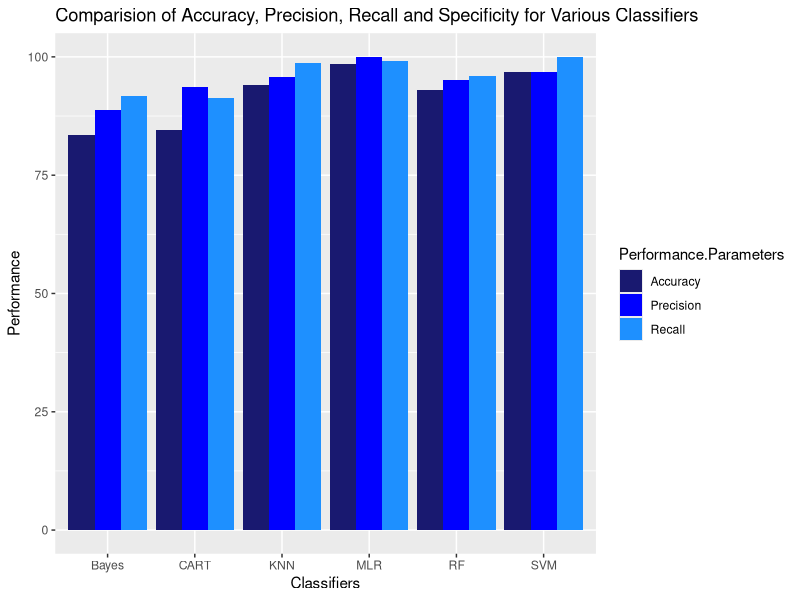
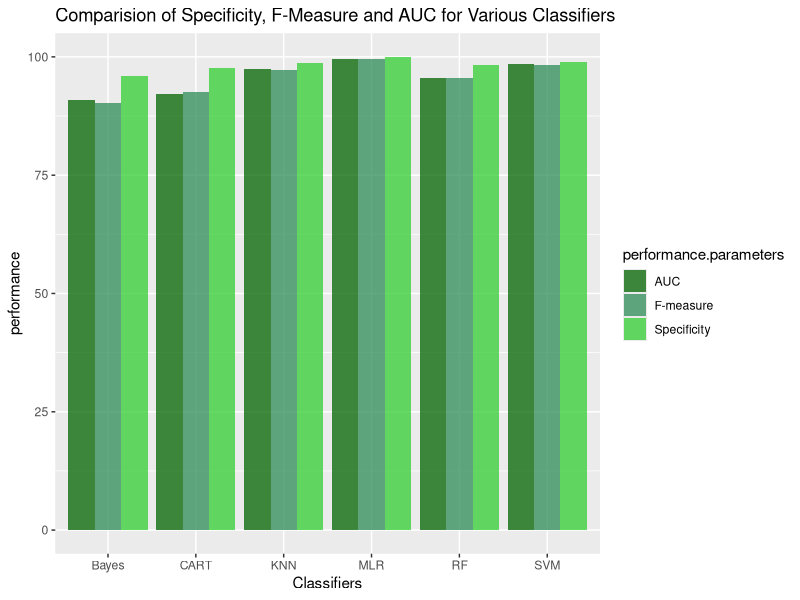

R code for these plots, in order:
library(ggplot2)
data<-read.csv("Feature_Selection_Using_Boruta.csv")
gr<-ggplot(data, aes(x = Classifiers, y = Performance, fill = Performance.Parameters)) + geom_col(position = position_dodge()) + scale_fill_manual(values = c("#191970", "#0000FF", "#1E90FF", "#87CEFA" )) + ggtitle("Comparision of Accuracy, Precision, Recall and Specificity for Various Classifiers")
print(gr)

gr1<-ggplot(data, aes(x = Classifiers, y = performance, fill = performance.parameters)) + geom_col(position = position_dodge(), alpha = 0.75) + scale_fill_manual(values = c("#006400", "#2E8B57", "#32CD32", "#98FB98" )) + ggtitle("Comparision of Specificity, F-Measure and AUC for Various Classifiers")
print(gr1)
